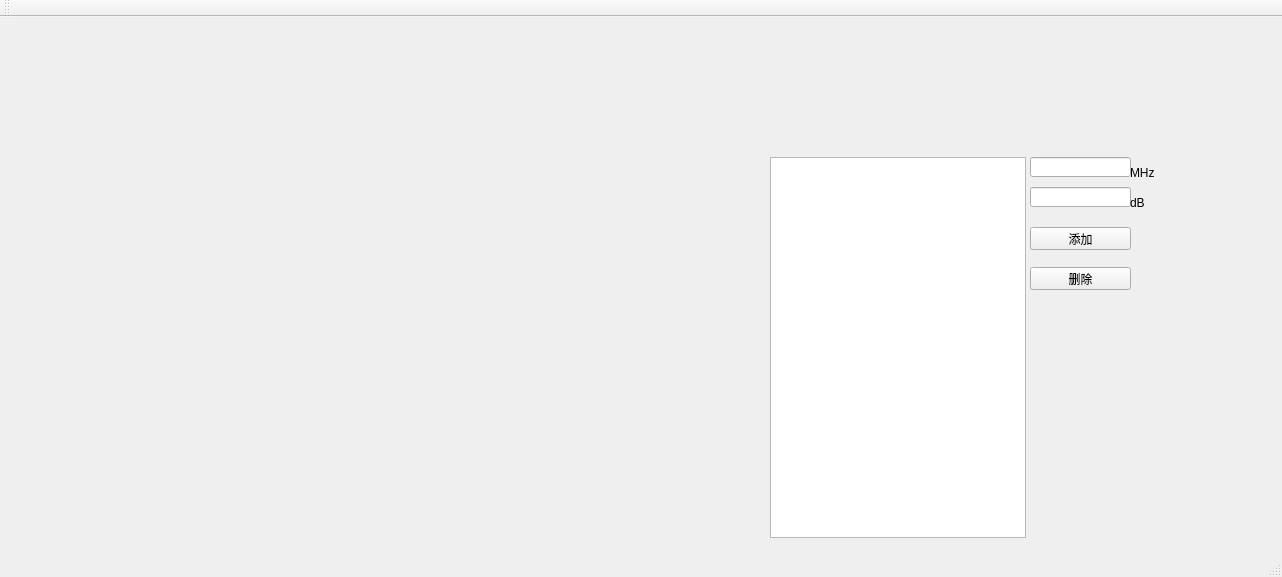
<?xml version="1.0" encoding="UTF-8"?>
<ui version="4.0">
 <class>FreqSetClass</class>
 <widget class="QMainWindow" name="FreqSetClass">
  <property name="geometry">
   <rect>
    <x>0</x>
    <y>0</y>
    <width>1282</width>
    <height>577</height>
   </rect>
  </property>
  <property name="windowTitle">
   <string>FreqSet</string>
  </property>
  <widget class="QWidget" name="centralWidget">
   <widget class="QLineEdit" name="lineEdit">
    <property name="geometry">
     <rect>
      <x>1030</x>
      <y>140</y>
      <width>101</width>
      <height>20</height>
     </rect>
    </property>
   </widget>
   <widget class="QPushButton" name="pushButton_Add">
    <property name="geometry">
     <rect>
      <x>1030</x>
      <y>210</y>
      <width>101</width>
      <height>23</height>
     </rect>
    </property>
    <property name="text">
     <string>添加</string>
    </property>
   </widget>
   <widget class="QLineEdit" name="lineEdit_2">
    <property name="geometry">
     <rect>
      <x>1030</x>
      <y>170</y>
      <width>101</width>
      <height>20</height>
     </rect>
    </property>
   </widget>
   <widget class="QPushButton" name="pushButton_Delete">
    <property name="geometry">
     <rect>
      <x>1030</x>
      <y>250</y>
      <width>101</width>
      <height>23</height>
     </rect>
    </property>
    <property name="text">
     <string>删除</string>
    </property>
   </widget>
   <widget class="QLabel" name="label">
    <property name="geometry">
     <rect>
      <x>1130</x>
      <y>150</y>
      <width>54</width>
      <height>12</height>
     </rect>
    </property>
    <property name="text">
     <string>MHz</string>
    </property>
   </widget>
   <widget class="QLabel" name="label_2">
    <property name="geometry">
     <rect>
      <x>1130</x>
      <y>180</y>
      <width>54</width>
      <height>12</height>
     </rect>
    </property>
    <property name="text">
     <string>dB</string>
    </property>
   </widget>
   <widget class="QListWidget" name="listWidget_Freqset">
    <property name="geometry">
     <rect>
      <x>770</x>
      <y>140</y>
      <width>256</width>
      <height>381</height>
     </rect>
    </property>
   </widget>
  </widget>
  <widget class="QMenuBar" name="menuBar">
   <property name="geometry">
    <rect>
     <x>0</x>
     <y>0</y>
     <width>1282</width>
     <height>23</height>
    </rect>
   </property>
  </widget>
  <widget class="QToolBar" name="mainToolBar">
   <attribute name="toolBarArea">
    <enum>TopToolBarArea</enum>
   </attribute>
   <attribute name="toolBarBreak">
    <bool>false</bool>
   </attribute>
  </widget>
  <widget class="QStatusBar" name="statusBar"/>
 </widget>
 <layoutdefault spacing="6" margin="11"/>
 <resources>
  <include location="freqset.qrc"/>
 </resources>
 <connections/>
</ui>
